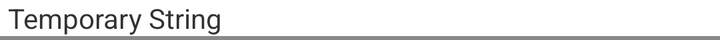
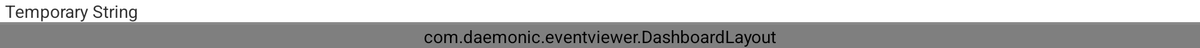

One screen, two layout resources from the same app: the default and the repository's alternative for another configuration. Each is rendered where Android would select it; the XML of both is given below.
<!-- AndroidManifest.xml: application theme AppTheme -->
<!-- res/layout/event_dateset.xml -->
<?xml version="1.0" encoding="utf-8"?>
<LinearLayout xmlns:android="http://schemas.android.com/apk/res/android"
         android:layout_width="fill_parent"
         android:layout_height="wrap_content"
         android:orientation="vertical" 
         android:id="@+id/event_dateset">

      <include
             android:layout_width="match_parent"
             android:layout_height="wrap_content"
             layout="@layout/dateheading"
             />
      
      <ImageView
        android:id="@+id/imgBorder"
        android:layout_width="match_parent"
        android:layout_height="2dp"
        android:src="@drawable/borderline" 
        android:contentDescription="@string/temp" />

      <LinearLayout
          android:layout_width="match_parent"
          android:layout_height="wrap_content"
          android:orientation="vertical" 
          android:id="@+id/datesubview" >
          
       </LinearLayout>
       
 </LinearLayout>
<!-- res/layout/dateheading.xml (included above) -->
<?xml version="1.0" encoding="utf-8"?>
<TextView xmlns:android="http://schemas.android.com/apk/res/android"
    android:id="@+id/dateheadertext"
    style="@style/DateTitle"
    android:layout_width="match_parent"
    android:layout_height="wrap_content"
    android:drawableTop="@drawable/borderline"
    android:drawableBottom="@drawable/borderline"
    android:paddingLeft="4dp"
    android:text="@string/temp" />
<!-- resources referenced by this layout -->
<resources>
  <!-- drawable borderline (drawable) -->
  <?xml version="1.0" encoding="utf-8"?>
  <shape xmlns:android="http://schemas.android.com/apk/res/android" android:shape="rectangle">
      <solid android:color="#888" /> 
  </shape>
  <string name="temp">Temporary String</string>
  <style name="AppTheme" parent="android:Theme.Light">
      </style>
</resources>
<!-- res/layout-sw600dp-land/event_dateset.xml (the repository's variant of the layout above) -->
<!-- drawn on a 7-inch tablet turned sideways -->
<?xml version="1.0" encoding="utf-8"?>
<LinearLayout xmlns:android="http://schemas.android.com/apk/res/android"
         android:layout_width="match_parent"
         android:layout_height="wrap_content"
         android:orientation="vertical" 
         android:id="@+id/event_dateset">

      <include
             android:layout_width="match_parent"
             android:layout_height="wrap_content"
             layout="@layout/dateheading"
             android:id="@+id/dateheadertext" />
      
      <ImageView
        android:id="@+id/imgBorder"
        android:layout_width="match_parent"
        android:layout_height="2dp"
        android:src="@drawable/borderline" 
        android:contentDescription="@string/temp"/>


       <com.daemonic.eventviewer.DashboardLayout 
           android:id="@+id/datesubview"
           android:layout_width="match_parent" 
           android:layout_height="wrap_content"
           >           
       </com.daemonic.eventviewer.DashboardLayout>

 </LinearLayout>
